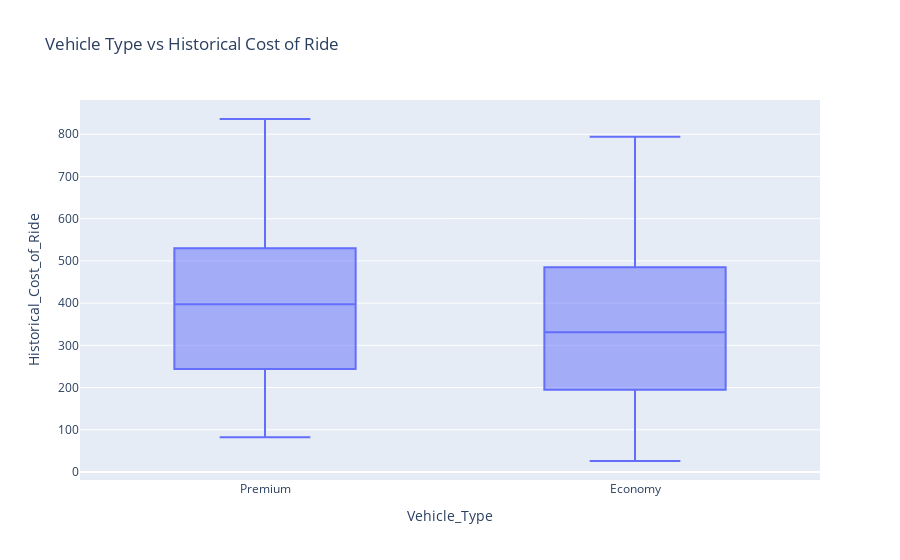

Write notebook code for a chart like this one.
### Code cell
fig = px.box(df, x= 'Vehicle_Type', y= 'Historical_Cost_of_Ride', title= 'Vehicle Type vs Historical Cost of Ride')
fig.show()

### Figure 1 — Plotly figure (JSON) as saved in the notebook; plotly's stock layout.template omitted (floating-point values rounded to 4 significant figures; data arrays with more than 128 entries replaced by an {"elided": "..."} marker saying what was removed)
{"data": [{"alignmentgroup": "True", "hovertemplate": "Vehicle_Type=%{x}<br>Historical_Cost_of_Ride=%{y}<extra></extra>", "legendgroup": "", "marker": {"color": "#636efa"}, "name": "", "notched": false, "offsetgroup": "", "orientation": "v", "showlegend": false, "type": "box", "x": {"elided": "1000 str values"}, "x0": " ", "xaxis": "x", "y": {"elided": "1000 float values"}, "y0": " ", "yaxis": "y"}], "layout": {"boxmode": "group", "legend": {"tracegroupgap": 0}, "title": {"text": "Vehicle Type vs Historical Cost of Ride"}, "xaxis": {"anchor": "y", "domain": [0, 1], "title": {"text": "Vehicle_Type"}}, "yaxis": {"anchor": "x", "domain": [0, 1], "title": {"text": "Historical_Cost_of_Ride"}}}}
